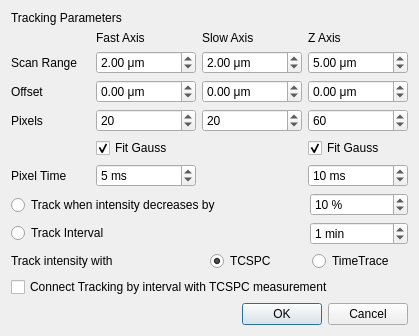
<?xml version="1.0" encoding="UTF-8"?>
<ui version="4.0">
 <class>set_tracking_dialog</class>
 <widget class="QDialog" name="set_tracking_dialog">
  <property name="geometry">
   <rect>
    <x>0</x>
    <y>0</y>
    <width>419</width>
    <height>318</height>
   </rect>
  </property>
  <property name="windowTitle">
   <string>Set tracking parameters</string>
  </property>
  <layout class="QVBoxLayout" name="verticalLayout_2" stretch="0,0">
   <item>
    <layout class="QVBoxLayout" name="main_layout" stretch="1,0,2">
     <item>
      <layout class="QHBoxLayout" name="track_interval_layout">
       <item>
        <widget class="QLabel" name="heading">
         <property name="text">
          <string>Tracking Parameters</string>
         </property>
        </widget>
       </item>
      </layout>
     </item>
     <item>
      <layout class="QGridLayout" name="scan_parameters_layout" rowstretch="1,1,1,1,1,1" columnstretch="1,1,1,1">
       <item row="1" column="1">
        <widget class="QDoubleSpinBox" name="fast_axis_scan_size_spinbox">
         <property name="maximumSize">
          <size>
           <width>100</width>
           <height>16777215</height>
          </size>
         </property>
         <property name="suffix">
          <string> μm</string>
         </property>
         <property name="maximum">
          <double>99999999.000000000000000</double>
         </property>
         <property name="singleStep">
          <double>0.010000000000000</double>
         </property>
         <property name="value">
          <double>2.000000000000000</double>
         </property>
        </widget>
       </item>
       <item row="1" column="3">
        <widget class="QDoubleSpinBox" name="z_scan_size_spinbox">
         <property name="maximumSize">
          <size>
           <width>100</width>
           <height>16777215</height>
          </size>
         </property>
         <property name="suffix">
          <string> μm</string>
         </property>
         <property name="maximum">
          <double>9999999.000000000000000</double>
         </property>
         <property name="singleStep">
          <double>0.010000000000000</double>
         </property>
         <property name="value">
          <double>5.000000000000000</double>
         </property>
        </widget>
       </item>
       <item row="3" column="1">
        <widget class="QSpinBox" name="fast_axis_pixels_spinbox">
         <property name="maximumSize">
          <size>
           <width>100</width>
           <height>16777215</height>
          </size>
         </property>
         <property name="maximum">
          <number>9999999</number>
         </property>
         <property name="value">
          <number>20</number>
         </property>
        </widget>
       </item>
       <item row="2" column="0">
        <widget class="QLabel" name="offset_label">
         <property name="text">
          <string>Offset</string>
         </property>
        </widget>
       </item>
       <item row="3" column="0">
        <widget class="QLabel" name="pixels_label">
         <property name="text">
          <string>Pixels</string>
         </property>
        </widget>
       </item>
       <item row="3" column="3">
        <widget class="QSpinBox" name="z_pixels_spinbox">
         <property name="maximumSize">
          <size>
           <width>100</width>
           <height>16777215</height>
          </size>
         </property>
         <property name="maximum">
          <number>99999999</number>
         </property>
         <property name="value">
          <number>60</number>
         </property>
        </widget>
       </item>
       <item row="4" column="3">
        <widget class="QCheckBox" name="z_fit_gauss_checkbox">
         <property name="text">
          <string>Fit Gauss</string>
         </property>
         <property name="checked">
          <bool>true</bool>
         </property>
         <property name="tristate">
          <bool>false</bool>
         </property>
        </widget>
       </item>
       <item row="0" column="1">
        <widget class="QLabel" name="fast_axis_label">
         <property name="sizePolicy">
          <sizepolicy hsizetype="Minimum" vsizetype="Minimum">
           <horstretch>0</horstretch>
           <verstretch>0</verstretch>
          </sizepolicy>
         </property>
         <property name="text">
          <string>Fast Axis</string>
         </property>
        </widget>
       </item>
       <item row="0" column="3">
        <widget class="QLabel" name="z_axis_label">
         <property name="sizePolicy">
          <sizepolicy hsizetype="Minimum" vsizetype="Minimum">
           <horstretch>0</horstretch>
           <verstretch>0</verstretch>
          </sizepolicy>
         </property>
         <property name="text">
          <string>Z Axis</string>
         </property>
        </widget>
       </item>
       <item row="1" column="0">
        <widget class="QLabel" name="scan_range_label">
         <property name="text">
          <string>Scan Range</string>
         </property>
        </widget>
       </item>
       <item row="4" column="1">
        <widget class="QCheckBox" name="xy_fit_gauss_checkbox">
         <property name="text">
          <string>Fit Gauss</string>
         </property>
         <property name="checked">
          <bool>true</bool>
         </property>
        </widget>
       </item>
       <item row="2" column="3">
        <widget class="QDoubleSpinBox" name="z_offset_spinbox">
         <property name="maximumSize">
          <size>
           <width>100</width>
           <height>16777215</height>
          </size>
         </property>
         <property name="suffix">
          <string> μm</string>
         </property>
         <property name="minimum">
          <double>-9999999999.000000000000000</double>
         </property>
         <property name="maximum">
          <double>99999.000000000000000</double>
         </property>
         <property name="singleStep">
          <double>0.010000000000000</double>
         </property>
        </widget>
       </item>
       <item row="2" column="1">
        <widget class="QDoubleSpinBox" name="fast_axis_offset_spinbox">
         <property name="maximumSize">
          <size>
           <width>100</width>
           <height>16777215</height>
          </size>
         </property>
         <property name="suffix">
          <string> μm</string>
         </property>
         <property name="minimum">
          <double>-999999999999999.000000000000000</double>
         </property>
         <property name="maximum">
          <double>9999999.000000000000000</double>
         </property>
         <property name="singleStep">
          <double>0.001000000000000</double>
         </property>
        </widget>
       </item>
       <item row="3" column="2">
        <widget class="QSpinBox" name="slow_axis_pixels_spinbox">
         <property name="maximumSize">
          <size>
           <width>100</width>
           <height>16777215</height>
          </size>
         </property>
         <property name="maximum">
          <number>99999999</number>
         </property>
         <property name="value">
          <number>20</number>
         </property>
        </widget>
       </item>
       <item row="0" column="2">
        <widget class="QLabel" name="slow_axis_label">
         <property name="sizePolicy">
          <sizepolicy hsizetype="Minimum" vsizetype="Minimum">
           <horstretch>0</horstretch>
           <verstretch>0</verstretch>
          </sizepolicy>
         </property>
         <property name="text">
          <string>Slow Axis</string>
         </property>
        </widget>
       </item>
       <item row="2" column="2">
        <widget class="QDoubleSpinBox" name="slow_axis_offset_spinbox">
         <property name="maximumSize">
          <size>
           <width>100</width>
           <height>16777215</height>
          </size>
         </property>
         <property name="suffix">
          <string> μm</string>
         </property>
         <property name="minimum">
          <double>-999999999.000000000000000</double>
         </property>
         <property name="maximum">
          <double>999999999999.000000000000000</double>
         </property>
         <property name="singleStep">
          <double>0.010000000000000</double>
         </property>
        </widget>
       </item>
       <item row="1" column="2">
        <widget class="QDoubleSpinBox" name="slow_axis_scan_size_spinbox">
         <property name="maximumSize">
          <size>
           <width>100</width>
           <height>16777215</height>
          </size>
         </property>
         <property name="suffix">
          <string> μm</string>
         </property>
         <property name="maximum">
          <double>99999999999.000000000000000</double>
         </property>
         <property name="singleStep">
          <double>0.010000000000000</double>
         </property>
         <property name="value">
          <double>2.000000000000000</double>
         </property>
        </widget>
       </item>
       <item row="5" column="0">
        <widget class="QLabel" name="pixel_time_label">
         <property name="text">
          <string>Pixel Time</string>
         </property>
        </widget>
       </item>
       <item row="5" column="1">
        <widget class="QSpinBox" name="pixel_time_spinbox">
         <property name="suffix">
          <string> ms</string>
         </property>
         <property name="maximum">
          <number>999999999</number>
         </property>
         <property name="value">
          <number>5</number>
         </property>
        </widget>
       </item>
       <item row="5" column="3">
        <widget class="QSpinBox" name="z_pixel_time_spinbox">
         <property name="suffix">
          <string> ms</string>
         </property>
         <property name="value">
          <number>10</number>
         </property>
        </widget>
       </item>
      </layout>
     </item>
     <item>
      <layout class="QVBoxLayout" name="tracking_config_layout">
       <item>
        <layout class="QHBoxLayout" name="tracking_interval_layout" stretch="3,1">
         <item>
          <layout class="QVBoxLayout" name="tracking_options_layout">
           <item>
            <widget class="QRadioButton" name="track_intensity_radiobutton">
             <property name="text">
              <string>Track when intensity decreases by</string>
             </property>
            </widget>
           </item>
           <item>
            <widget class="QRadioButton" name="track_interval_radiobutton">
             <property name="text">
              <string>Track Interval</string>
             </property>
             <property name="checked">
              <bool>true</bool>
             </property>
            </widget>
           </item>
          </layout>
         </item>
         <item>
          <layout class="QVBoxLayout" name="tracking_values_layout">
           <item>
            <widget class="QSpinBox" name="track_intensity_spinbox">
             <property name="suffix">
              <string> %</string>
             </property>
             <property name="maximum">
              <number>100</number>
             </property>
             <property name="value">
              <number>10</number>
             </property>
            </widget>
           </item>
           <item>
            <widget class="QSpinBox" name="track_interval_spinbox">
             <property name="suffix">
              <string> min</string>
             </property>
             <property name="maximum">
              <number>99999999</number>
             </property>
             <property name="value">
              <number>1</number>
             </property>
            </widget>
           </item>
          </layout>
         </item>
        </layout>
       </item>
       <item>
        <layout class="QHBoxLayout" name="intensity_tracker_layout" stretch="2,1,1">
         <item>
          <widget class="QLabel" name="intensity_tracker_label">
           <property name="text">
            <string>Track intensity with</string>
           </property>
          </widget>
         </item>
         <item>
          <widget class="QRadioButton" name="track_with_tcspc_radiobutton">
           <property name="text">
            <string>TCSPC</string>
           </property>
           <property name="checked">
            <bool>true</bool>
           </property>
          </widget>
         </item>
         <item>
          <widget class="QRadioButton" name="track_with_timetrace_radiobutton">
           <property name="text">
            <string>TimeTrace</string>
           </property>
          </widget>
         </item>
        </layout>
       </item>
       <item>
        <widget class="QCheckBox" name="connect_interval_track_to_tcspc_checkbox">
         <property name="text">
          <string>Connect Tracking by interval with TCSPC measurement</string>
         </property>
        </widget>
       </item>
      </layout>
     </item>
    </layout>
   </item>
   <item>
    <widget class="QDialogButtonBox" name="set_tracking_buttonbox">
     <property name="orientation">
      <enum>Qt::Horizontal</enum>
     </property>
     <property name="standardButtons">
      <set>QDialogButtonBox::Cancel|QDialogButtonBox::Ok</set>
     </property>
    </widget>
   </item>
  </layout>
 </widget>
 <resources/>
 <connections>
  <connection>
   <sender>set_tracking_buttonbox</sender>
   <signal>accepted()</signal>
   <receiver>set_tracking_dialog</receiver>
   <slot>accept()</slot>
   <hints>
    <hint type="sourcelabel">
     <x>248</x>
     <y>254</y>
    </hint>
    <hint type="destinationlabel">
     <x>157</x>
     <y>274</y>
    </hint>
   </hints>
  </connection>
  <connection>
   <sender>set_tracking_buttonbox</sender>
   <signal>rejected()</signal>
   <receiver>set_tracking_dialog</receiver>
   <slot>reject()</slot>
   <hints>
    <hint type="sourcelabel">
     <x>316</x>
     <y>260</y>
    </hint>
    <hint type="destinationlabel">
     <x>286</x>
     <y>274</y>
    </hint>
   </hints>
  </connection>
 </connections>
</ui>
